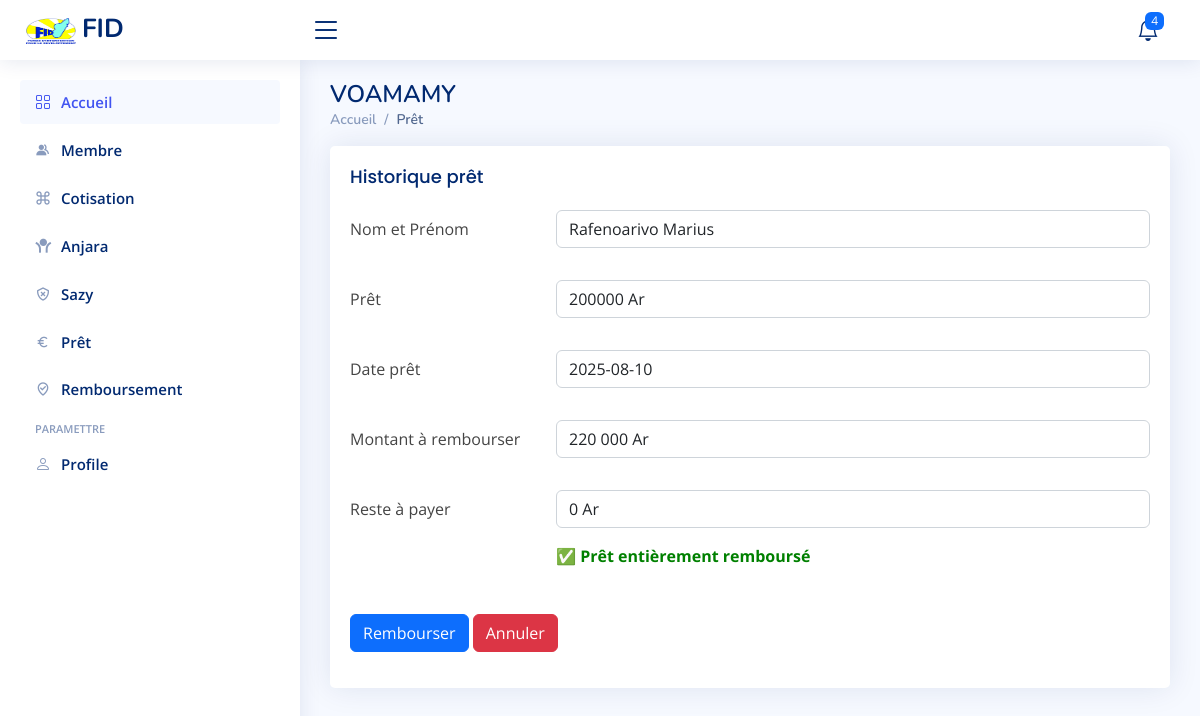
The page /index.php/vm_controller/pret/historique/3 on the database its author committed.
### tables this page shows
CREATE TABLE `pret` (
  `ID_pret` int(10) NOT NULL,
  `ID_membre` int(10) NOT NULL,
  `Montant` double NOT NULL,
  `Date_pret` date NOT NULL,
  `Statut` varchar(25) NOT NULL
);

CREATE TABLE `membre` (
  `ID_membre` int(10) NOT NULL,
  `Nom` varchar(50) NOT NULL,
  `Prenom` varchar(50) NOT NULL
);

### application/controllers/vm_controller.php (called while the page is built, shortened)
<?php
class vm_controller extends CI_Controller {
    public function __construct() {
        $this->load->model('vm_model');
        $this->load->library(['form_validation', 'session']);
        $this->load->helper(['url', 'form']);
    }
public function pret($action = null, $ID_pret = null){
        $this->load->model('vm_model');
        $data = [];
    if ($action === 'historique' && !empty($ID_pret)) {
        $data['pret'] = $this->vm_model->get_pret($ID_pret);
        $data['membre'] = $this->vm_model->pret();
        $data['montantrembourser'] = $this->vm_model->get_montant_a_rembourser($ID_pret);
        $data['reste'] = $this->vm_model->get_reste_a_payer($ID_pret);
        $this->load->view('historique_pret_view', $data);
        return;
    }
        $data['membre'] = $this->vm_model->membre();
        $data['pret'] = $this->vm_model->pret();
        $data['reste'] = $this->vm_model->get_reste_a_payer($ID_pret);
        $data['montantrembourser'] = $this->vm_model->get_montant_a_rembourser($ID_pret);
        $data['totalrembourser'] = $this->vm_model->get_total_rembourser($ID_pret);
        $this->load->view('pret_view', $data);
}
}

### index.php (called while the page is built, shortened)
<?php
require_once BASEPATH.'core/CodeIgniter.php';

### application/models/vm_model.php (called while the page is built, shortened)
<?php
class Vm_model extends CI_Model {
    public function get_pret($ID_pret) {
        $query = $this->db->query("SELECT * FROM membre, pret WHERE membre.ID_membre= pret.ID_membre and pret.ID_pret = '$ID_pret' ");
        return $query->row();
    }
    public function get_reste_a_payer($ID_pret, $taux = 10, $mois = 1)
    {
        $pret = $this->db->get_where('pret', ['ID_pret' => $ID_pret])->row();
        $total_a_rembourser = $pret->Montant + ($pret->Montant * ($taux / 100) * $mois);
        $this->db->select_sum('Montant');
        $this->db->where('ID_pret', $ID_pret);
        $total_rembourse = $this->db->get('remboursement')->row()->Montant ?? 0;
        return $total_a_rembourser - $total_rembourse;
    }
}
?>

### application/views/historique_pret_view.php (the view, shortened to what this page needs)
  <main id="main" class="main">
<div class="pagetitle">
<h1>VOAMAMY</h1>
  <nav>
    <ol class="breadcrumb">
      <li class="breadcrumb-item"><a href="<?php echo base_url().'index.php/vm_controller/index'; ?>">Accueil</a></li>
      <li class="breadcrumb-item active">Prêt</li>
    </ol>
  </nav>
</div>
<section class="section">
      <div class="card">
        <div class="card-body">
          <h5 class="card-title">Historique prêt</h5>
          <form id="form" class="form-material" method="POST" action="<?php echo base_url().'index.php/vm_controller/remboursement'; ?>">
          <div class="row mb-3">
                      <label for="fullName" class="col-md-4 col-lg-3 col-form-label">Nom et Prénom</label>
                      <div class="col-md-8 col-lg-9">
                        <p name="fullName" type="text" class="form-control" id="fullName" value=""> <?= $pret->Nom.' '.$pret->Prenom ?> </p>
                      </div>
                    </div>
                    <div class="row mb-3">
                      <label for="Job" class="col-md-4 col-lg-3 col-form-label">Prêt</label>
                      <div class="col-md-8 col-lg-9">
                      <p name="fullName" type="text" class="form-control" id="fullName" value=""> <?= $pret->Montant ?> Ar</p>
                      </div>
                    </div>
                    <div class="row mb-3">
                      <label for="Address" class="col-md-4 col-lg-3 col-form-label">Date prêt</label>
                      <div class="col-md-8 col-lg-9">
                      <p name="fullName" type="text" class="form-control" id="fullName" value=""> <?= $pret->Date_pret ?> </p>
                      </div>
                    </div>
                    <div class="row mb-3">
                      <label for="Phone" class="col-md-4 col-lg-3 col-form-label">Montant à rembourser</label>
                      <div class="col-md-8 col-lg-9">
                      <p name="fullName" type="text" class="form-control" id="fullName" value=""> <?= number_format($montantrembourser, 0, ',', ' ') ?> Ar</p>
                      </div>
                    </div>
                    <div class="row mb-3">
                      <label for="Email" class="col-md-4 col-lg-3 col-form-label">Reste à payer</label>
                      <div class="col-md-8 col-lg-9">
                      <p name="fullName" type="text" class="form-control" id="fullName" value=""> <?= number_format($reste, 0, ',', ' ') ?> Ar </p>
                      <?php if ($reste <= 0): ?>
                            <p style="color: green;"><strong>✅ Prêt entièrement remboursé</strong></p>
                        <?php else: ?>
                            <p style="color: red;"><strong>⚠️ Il reste <?= number_format($reste, 0, ',', ' ') ?> Ar à payer</strong></p>
                        <?php endif; ?>
                      </div>
                    </div>
                    <div class="row mb-3">
                        <label class="col-sm-2 col-form-label"></label>
                        <div class="col-sm-12">
                        <button type="submit" id="submit"  name="submit" class="btn btn-primary">Rembourser</button>
                        <a href="<?php echo base_url().'index.php/vm_controller/pret'; ?>" class="btn btn-danger">Annuler</a>
                        </div>
                    </div>
          </form>
        </div>
      </div>
</section>
</main>

### assets/css/style.css (style rules this page uses)
:root { scroll-behavior: smooth; }
a { color: #4154f1; text-decoration: none; }
h1, h2, h3, h4, h5, h6 { font-family: "Nunito", sans-serif; }
#main { margin-top: 60px; padding: 20px 30px; transition: all 0.3s; }
.pagetitle { margin-bottom: 10px; }
.pagetitle h1 { font-size: 24px; margin-bottom: 0; font-weight: 600; color: #012970; }
.card { margin-bottom: 30px; border: none; border-radius: 5px; box-shadow: 0px 0 30px rgba(1, 41, 112, 0.1); }
.card-title { padding: 20px 0 15px 0; font-size: 18px; font-weight: 500; color: #012970; font-family: "Poppins", sans-serif; }
.card-body { padding: 0 20px 20px 20px; }
.breadcrumb { font-size: 14px; font-family: "Nunito", sans-serif; color: #899bbd; font-weight: 600; }
.breadcrumb a { color: #899bbd; transition: 0.3s; }
.breadcrumb .breadcrumb-item::before { color: #899bbd; }
.breadcrumb .active { color: #51678f; font-weight: 600; }
@media (min-width: 1200px) { #main, #footer { margin-left: 300px; } }

### rows shown on the page
pret: ID_membre.Nom "Rafenoarivo", ID_membre.Prenom "Marius", Montant "200000", Date_pret "2025-08-10"

### other values the page prints
$montantrembourser "220 000"
$reste "0"
